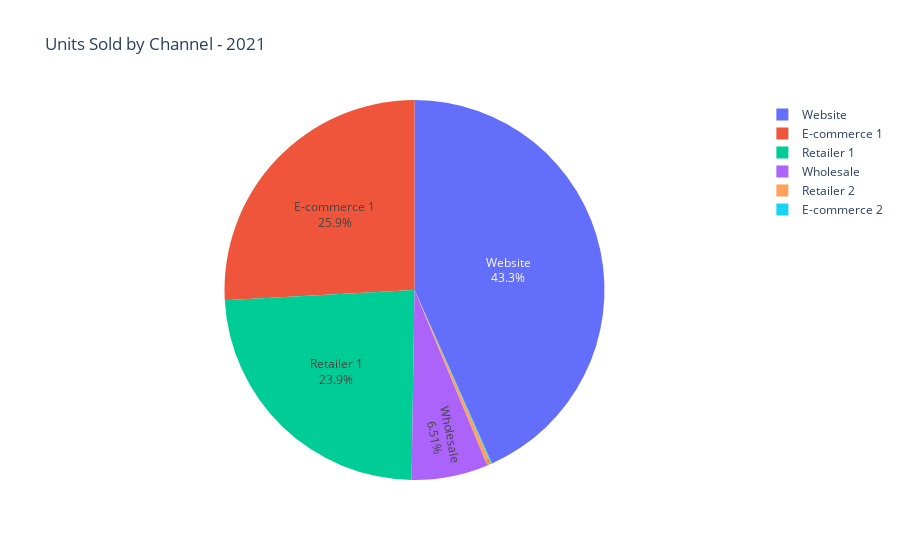

Notebook code for this chart:
### Code cell
# Plotly pie chart - total sales by "channel" column value - 2021 Only
units_fig_2021 = px.pie(units_per_channel_df_2021, names="channel", values="product_quantity", title="Units Sold by Channel - 2021",
        labels={"channel" : 'Channel', "product_quantity" :'Units Sold'})
units_fig_2021.update_traces(textposition='inside', textinfo='percent+label')

units_fig_2021.show()

### Figure 1 — Plotly figure (JSON) as saved in the notebook; plotly's stock layout.template omitted (floating-point values rounded to 4 significant figures)
{"data": [{"domain": {"x": [0, 1], "y": [0, 1]}, "hovertemplate": "Channel=%{label}<br>Units Sold=%{value}<extra></extra>", "labels": ["E-commerce 1", "E-commerce 2", "Retailer 1", "Retailer 2", "Website", "Wholesale"], "legendgroup": "", "name": "", "showlegend": true, "textinfo": "percent+label", "textposition": "inside", "type": "pie", "values": [236552, 713, 218721, 3164, 396269, 59602]}], "layout": {"legend": {"tracegroupgap": 0}, "title": {"text": "Units Sold by Channel - 2021"}}}
